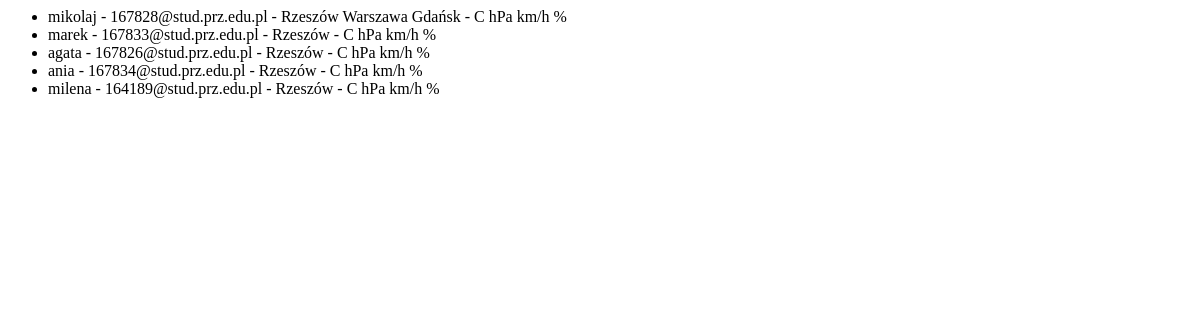
Page /testMail on the earlier database version.
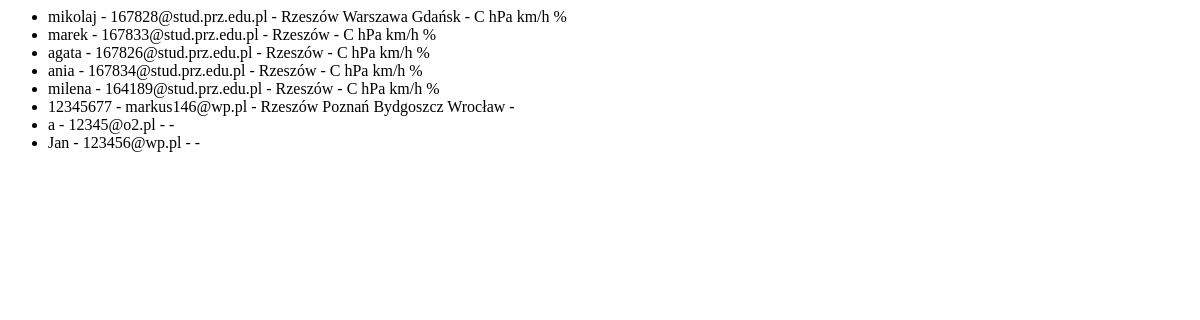
Same page on the later database version.
### website/models.py (models this page shows)
class User(db.Model, UserMixin):
    id = db.Column(db.Integer, primary_key=True)
    email = db.Column(db.String(128), unique=True, nullable = False)
    username = db.Column(db.String(128), unique=True, nullable = False)
    password = db.Column(db.String(128), nullable = False)
    date_created = db.Column(db.DateTime(timezone=True), default=func.now())
    miasta = db.relationship('Miasto', secondary=Miasto_Uzytkownika, backref='uzytkownicy')
    preferencje = db.relationship('Jednostka', secondary=Preferencje_Uzytkownika, backref='uzytkownicy')

class Miasto(db.Model):
    id = db.Column(db.Integer, primary_key=True)
    nazwa_miasta = db.Column(db.String(64), nullable = False)
    id_kraju = db.Column(db.Integer, db.ForeignKey("kraj.id"), nullable = False)
    pogoda_dzienna = db.relationship('PogodaDzienna', backref = 'miasto')
    pogoda_godzinowa = db.relationship('PogodaGodzinowa', backref = 'miasto')

class Jednostka(db.Model):
    id = db.Column(db.Integer, primary_key=True)
    nazwa_jednostki = db.Column(db.String(64), nullable = False)
    id_atrybutu = db.Column(db.Integer, ForeignKey("atrybut.id"))

### website/views.py (the view)
@views.route('/testMail')
def test():
    users = db.session.query(User).all()
    return render_template('./testMail/testMail.html', uzytkownicy=users)

### website/templates/testMail/testMail.html
<ul>
{% for uzytkownik in uzytkownicy %}
    <li>{{uzytkownik.username}} - {{uzytkownik.email}}
     - {% for miasto in uzytkownik.miasta %} {{miasto.nazwa_miasta}} {% endfor %}
     - {% for pref in uzytkownik.preferencje %} {{pref.nazwa_jednostki}} {% endfor %}
    </li>
{% endfor %}
</ul>

Differences in the rows shown:
added User: username "12345677", email "markus146@wp.pl", Miasto (nazwa_miasta "Rzeszów")
now on this page (row unchanged): Miasto: nazwa_miasta "Poznań", shown under "12345677"
now on this page (row unchanged): Miasto: nazwa_miasta "Bydgoszcz", shown under "12345677"
now on this page (row unchanged): Miasto: nazwa_miasta "Wrocław", shown under "12345677"
added User: username "a", email "12345@o2.pl"
added User: username "Jan", email "123456@wp.pl"
